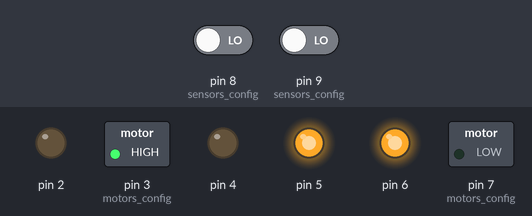
A sketch run on a simulated Arduino Uno, built with avr-gcc and run on an emulated ATmega328P. Shown: switched loads named in the sketch (green lamp = pin HIGH), output pins drawn as LEDs (lit = HIGH). The inputs (shaded band) are chosen by the test bench; at power-on: pin 8 (sensors_config) LOW, pin 9 (sensors_config) LOW.

Above: at 0.8 s.
0.9 s: pin 8 (sensors_config) driven HIGH and pin 9 (sensors_config) driven HIGH
At 1.2 s:
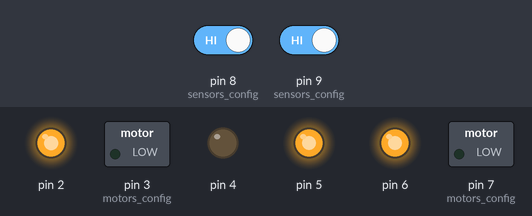
Timing chart, 0 to 3.9 s (numbered marks = the images above; inputs shaded):
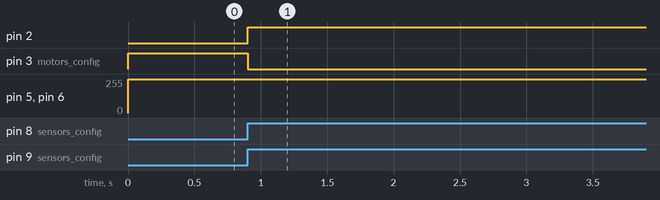

Measured:
- after the input at 0.9 s, pin 2: LOW → HIGH at once; pin 3 (motors_config): HIGH → LOW at once

The sketch:

Linefollower.ino
```cpp
#include <avr/io.h>

#include "motors.hpp"
#include "pwm_config.hpp"
#include "sensors.hpp"

int main(){

  pwm_config();
  sensors_config();
  motors_config();

  while(1){

    if(detect_line_SensorR() && !detect_line_SensorL()){
      right();
    }
    if(!detect_line_SensorR() && detect_line_SensorL()){
      left();
    }

  }
  return 0;
}
```

motors.cpp
```cpp
#include <avr/io.h>
#include "motors.hpp"

void motors_config(){
  DDRD |= (1<<PD3)|(1<<PD4); //DC_R - FORWARD DIRECTION
  DDRD |= (1<<PD7)|(1<<PD2);  //DC_L - FORWARD DIRECTION
}

void right(void){
  PORTD |= (1<<PD3);
  PORTD &= ~(1<<PD4);
  PORTD &= ~(1<<PD2);
  PORTD &= ~(1<<PD7);
}
void left(void){
  PORTD &= ~(1<<PD3);
  PORTD &= ~(1<<PD4);
  PORTD |= (1<<PD2);
  PORTD &= ~(1<<PD7);
}
```

motors.hpp
```cpp
#ifndef MOTORS_HPP
#define MOTORS_HPP

void motors_config();
void left();
void right();

#endif
```

sensors.cpp
```cpp
#include <avr/io.h>

#include "sensors.hpp"

void sensors_config(){
  DDRB &= ~(1<<PB0);
  DDRB &= ~(1<<PB1);
}
bool detect_line_SensorR(){
  if(PINB & (1<<PB0)){
    return false;
  }
  else if(!(PINB & (1<<PB0))){
    return true;
  }
}

bool detect_line_SensorL(){
  if(PINB & (1<<PB1)){
    return true;
  }
  if(!(PINB & (1<<PB1))){
    return false;
  }
}
```

sensors.hpp
```cpp
#ifndef SENSORS_HPP
#define SENSORS_HPP

void sensors_config();
bool detect_line_SensorL();
bool detect_line_SensorR();

#endif
```

pwm_config.cpp
```cpp
#include <avr/io.h>
#include "pwm_config.hpp"

void pwm_config(){
  DDRD |= (1<<PD6);
  DDRD |= (1<<PD5);
  TCCR0A |= (1<<WGM01)|(1<<WGM00);
  TCCR0A |= (1<<COM0A1)|(1<<COM0A0);
  TCCR0A |= (1<<COM0B1)|(1<<COM0B0);
  TCCR0B |= (1<<CS01);
  OCR0A = 1;
  OCR0B = 1;
}
```

pwm_config.hpp
```cpp
#ifndef PWM_CONFIG_HPP
#define PWM_CONFIG_HPP

void pwm_config();
  #endif
```
